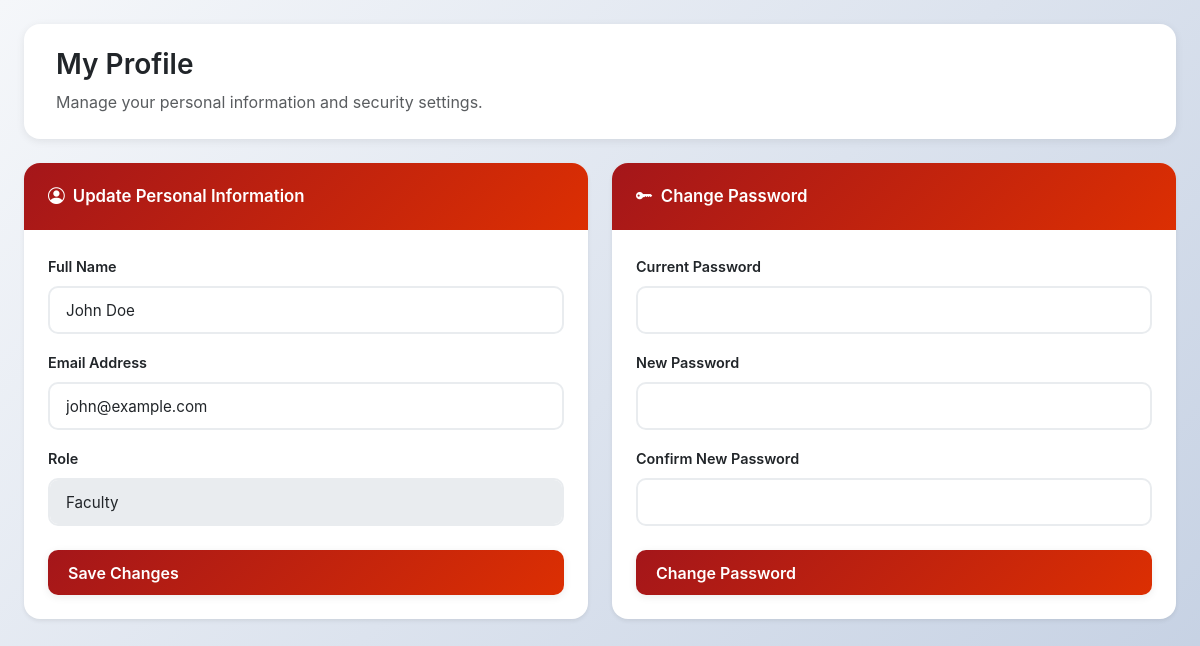
Page /user/user_profile.php (signed in) on the committed database.
### tables this page shows
CREATE TABLE user (
  user_id INT AUTO_INCREMENT PRIMARY KEY,
  name VARCHAR(100) NOT NULL,
  email VARCHAR(100) UNIQUE NOT NULL,
  password VARCHAR(255) NOT NULL,
  role ENUM('student','faculty','guest','admin') DEFAULT 'student',
  CONSTRAINT uc_user_email UNIQUE (email),
  INDEX idx_user_role (role),
  INDEX idx_user_email (email)
);

### includes/database.php (called while the page is built, shortened)
<?php
class Database
{
    private $host = "localhost";
    private $user = "root";
    private $pass = "";
    private $dbname = "gym_reservation";
    private function connect()
    {
        $this->conn = new mysqli($this->host, $this->user, $this->pass, $this->dbname);
    }
}
?>

### includes/functions.php (called while the page is built, shortened)
<?php
include_once 'Database.php';
class Functions
{
    protected $db;
    public function __construct()
    {
        $this->db = new Database();
    }
    public function query($sql, $params = [], $types = "")
    {
        $stmt = $this->db->conn->prepare($sql);
        if ($params && $types)
        {
            $stmt->bind_param($types, ...$params);
        }
        $stmt->execute();
        return $stmt;
    }
    public function fetchOne($sql, $params = [], $types = "")
    {
        $stmt = $this->query($sql, $params, $types);
        $result = $stmt->get_result();
        return $result->fetch_assoc();
    }
}
?>

### user/user_profile.php (the view, shortened to what this page needs)
<?php
include '../includes/Database.php';
include '../includes/functions.php';
$user = $_SESSION['user'];
$func = new Functions();
$user_id = $user['user_id'];
$current_user = $func->fetchOne("SELECT user_id, name, email, role, password FROM user WHERE user_id = ?", [$user_id], "i");
?>
<!DOCTYPE html>
<html lang="en">
<head>
    <link href="https://cdn.jsdelivr.net/npm/bootstrap@5.3.3/dist/css/bootstrap.min.css" rel="stylesheet">
    <link href="../css/user.css" rel="stylesheet">
    <link rel="stylesheet" href="https://cdn.jsdelivr.net/npm/bootstrap-icons@1.10.5/font/bootstrap-icons.css">
</head>
<body>
    <div class="user-content container-fluid px-4 py-4">
        <div class="content-header mb-4">
            <h3 class="fw-semibold">My Profile</h3>
            <p class="text-muted mb-0">Manage your personal information and security settings.</p>
        </div>
        <div class="row g-4">
            <div class="col-lg-6">
                <div class="card shadow-sm h-100">
                    <div class="card-header">
                        <i class="bi bi-person-circle"></i> Update Personal Information
                    </div>
                    <div class="card-body">
                        <form method="POST">
                            <div class="mb-3">
                                <label for="name" class="form-label">Full Name</label>
                                <input type="text" class="form-control" id="name" name="name" value="<?= htmlspecialchars($current_user['name']); ?>" required>
                            </div>
                            <div class="mb-3">
                                <label for="email" class="form-label">Email Address</label>
                                <input type="email" class="form-control" id="email" name="email" value="<?= htmlspecialchars($current_user['email']); ?>" required>
                            </div>
                            <div class="mb-3">
                                <label for="role" class="form-label">Role</label>
                                <input type="text" class="form-control" id="role" value="<?= ucfirst(htmlspecialchars($current_user['role'])); ?>" disabled>
                            </div>
                            <button type="submit" name="update_profile" class="btn btn-darkred w-100 mt-2">Save Changes</button>
                        </form>
                    </div>
                </div>
            </div>
            <div class="col-lg-6">
                <div class="card shadow-sm h-100">
                    <div class="card-header">
                        <i class="bi bi-key-fill"></i> Change Password
                    </div>
                    <div class="card-body">
                        <form method="POST">
                            <div class="mb-3">
                                <label for="current_password" class="form-label">Current Password</label>
                                <input type="password" class="form-control" id="current_password" name="current_password" required>
                            </div>
                            <div class="mb-3">
                                <label for="new_password" class="form-label">New Password</label>
                                <input type="password" class="form-control" id="new_password" name="new_password" required>
                            </div>
                            <div class="mb-4">
                                <label for="confirm_password" class="form-label">Confirm New Password</label>
                                <input type="password" class="form-control" id="confirm_password" name="confirm_password" required>
                            </div>
                            <button type="submit" name="change_password" class="btn btn-darkred w-100">Change Password</button>
                        </form>
                    </div>
                </div>
            </div>
        </div>
    </div>
</body>
</html>

### css/user.css (style rules this page uses)
:root { --primary-red: #a4161a; --dark-red: #660708; --crimson: #dc2f02; --light-red: #e5383b; --gold: #ffd60a; --bg-light: #f8f9fa; --text-dark: #212529; --shadow-sm: 0 2px 8px rgba(0,0,0,0.08); --shadow-md: 0 4px 16px rgba(0,0,0,0.12); --shadow-lg: 0 8px 24px rgba(0,0,0,0.15); --transition: all 0.3s cubic-bezier(0.4, 0, 0.2, 1); }
* { box-sizing: border-box; margin: 0; padding: 0; }
body { font-family: 'Inter', 'Segoe UI', 'Roboto', -apple-system, sans-serif; background: linear-gradient(135deg, #f5f7fa 0%, #c3cfe2 100%); color: var(--text-dark); line-height: 1.6; min-height: 100vh; }
.user-content { padding: 2rem; max-width: 1400px; margin: 0 auto; }
.content-header { margin-bottom: 2rem; background: white; padding: 1.5rem 2rem; border-radius: 16px; box-shadow: var(--shadow-sm); }
.content-header h3 { font-size: 1.75rem; font-weight: 700; color: var(--text-dark); margin: 0 0 0.5rem 0; }
.content-header p { color: #6c757d; margin: 0; }
.card { background: white; border-radius: 16px; border: none; box-shadow: var(--shadow-sm); overflow: hidden; transition: var(--transition); }
.card-header { background: linear-gradient(135deg, var(--primary-red) 0%, var(--crimson) 100%); color: white; padding: 1.25rem 1.5rem; border: none; font-weight: 600; font-size: 1.05rem; display: flex; align-items: center; gap: 0.5rem; }
.card-body { padding: 1.5rem; }
.btn { border-radius: 10px; padding: 0.65rem 1.25rem; font-weight: 600; border: none; transition: var(--transition); display: inline-flex; align-items: center; gap: 0.5rem; cursor: pointer; }
.btn-darkred, .btn-submit, .btn-manage { background: linear-gradient(135deg, var(--primary-red) 0%, var(--crimson) 100%); color: white; box-shadow: var(--shadow-sm); }
.form-control, .form-select { border: 2px solid #e9ecef; border-radius: 10px; padding: 0.75rem 1rem; transition: var(--transition); font-size: 0.95rem; height: 48px; }
.form-label { font-weight: 600; color: var(--text-dark); margin-bottom: 0.5rem; font-size: 0.9rem; }
.card, .card-info { animation: fadeIn 0.5s ease-out; }

### rows in the picture
user: name "John Doe", email "john@example.com", role "Faculty"
